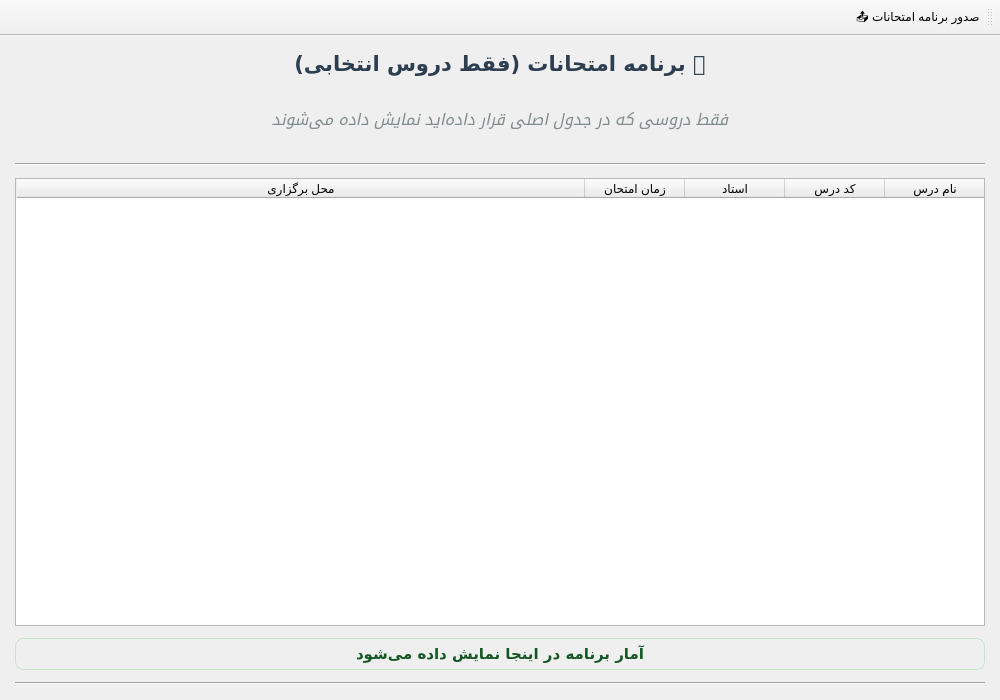
<?xml version="1.0" encoding="UTF-8"?>
<ui version="4.0">
 <class>ExamScheduleWindow</class>
 <widget class="QMainWindow" name="ExamScheduleWindow">
  <property name="geometry">
   <rect>
    <x>0</x>
    <y>0</y>
    <width>1000</width>
    <height>700</height>
   </rect>
  </property>
  <property name="windowTitle">
   <string>📅 برنامه امتحانات</string>
  </property>
  <property name="layoutDirection">
   <enum>Qt::RightToLeft</enum>
  </property>
  <widget class="QWidget" name="centralwidget">
   <layout class="QVBoxLayout" name="verticalLayout">
    <property name="spacing">
     <number>12</number>
    </property>
    <property name="leftMargin">
     <number>15</number>
    </property>
    <property name="topMargin">
     <number>15</number>
    </property>
    <property name="rightMargin">
     <number>15</number>
    </property>
    <property name="bottomMargin">
     <number>15</number>
    </property>
    <item>
     <widget class="QLabel" name="title_label">
      <property name="font">
       <font>
        <family>IRANSans UI</family>
        <pointsize>16</pointsize>
        <weight>75</weight>
        <bold>true</bold>
       </font>
      </property>
      <property name="styleSheet">
       <string notr="true">color: #2c3e50; margin: 0;</string>
      </property>
      <property name="text">
       <string>📅 برنامه امتحانات (فقط دروس انتخابی)</string>
      </property>
      <property name="alignment">
       <set>Qt::AlignCenter</set>
      </property>
     </widget>
    </item>
    <item>
     <widget class="QLabel" name="info_label">
      <property name="font">
       <font>
        <family>IRANSans UI</family>
        <pointsize>12</pointsize>
       </font>
      </property>
      <property name="styleSheet">
       <string notr="true">color: #7f8c8d; font-style: italic; text-align: center; background: linear-gradient(135deg, #ecf0f1 0%, #bdc3c7 100%); padding: 10px; border-radius: 8px; margin: 6px;</string>
      </property>
      <property name="text">
       <string>فقط دروسی که در جدول اصلی قرار داده‌اید نمایش داده می‌شوند</string>
      </property>
      <property name="alignment">
       <set>Qt::AlignCenter</set>
      </property>
     </widget>
    </item>
    <item>
     <widget class="Line" name="separator">
      <property name="orientation">
       <enum>Qt::Horizontal</enum>
      </property>
     </widget>
    </item>
    <item>
     <widget class="QTableWidget" name="exam_table">
      <property name="alternatingRowColors">
       <bool>true</bool>
      </property>
      <property name="selectionBehavior">
       <enum>QAbstractItemView::SelectRows</enum>
      </property>
      <property name="sortingEnabled">
       <bool>true</bool>
      </property>
      <attribute name="horizontalHeaderStretchLastSection">
       <bool>true</bool>
      </attribute>
      <attribute name="verticalHeaderVisible">
       <bool>false</bool>
      </attribute>
      <column>
       <property name="text">
        <string>نام درس</string>
       </property>
      </column>
      <column>
       <property name="text">
        <string>کد درس</string>
       </property>
      </column>
      <column>
       <property name="text">
        <string>استاد</string>
       </property>
      </column>
      <column>
       <property name="text">
        <string>زمان امتحان</string>
       </property>
      </column>
      <column>
       <property name="text">
        <string>محل برگزاری</string>
       </property>
      </column>
     </widget>
    </item>
    <item>
     <widget class="QLabel" name="stats_label">
      <property name="font">
       <font>
        <family>IRANSans UI</family>
        <pointsize>11</pointsize>
       </font>
      </property>
      <property name="styleSheet">
       <string notr="true">background: linear-gradient(135deg, #d4edda 0%, #c3e6cb 100%); border: 1px solid #c3e6cb; border-radius: 8px; padding: 6px; font-weight: 500; color: #155724;</string>
      </property>
      <property name="text">
       <string>آمار برنامه در اینجا نمایش داده می‌شود</string>
      </property>
      <property name="alignment">
       <set>Qt::AlignCenter</set>
      </property>
     </widget>
    </item>
    <item>
     <widget class="Line" name="bottom_separator">
      <property name="orientation">
       <enum>Qt::Horizontal</enum>
      </property>
     </widget>
    </item>
   </layout>
  </widget>
  <widget class="QToolBar" name="toolBar">
   <property name="windowTitle">
    <string>toolBar</string>
   </property>
   <attribute name="toolBarArea">
    <enum>TopToolBarArea</enum>
   </attribute>
   <attribute name="toolBarBreak">
    <bool>false</bool>
   </attribute>
   <addaction name="action_export"/>
  </widget>
  <action name="action_export">
   <property name="text">
    <string>📤 صدور برنامه امتحانات</string>
   </property>
  </action>
 </widget>
 <resources/>
 <connections/>
</ui>
